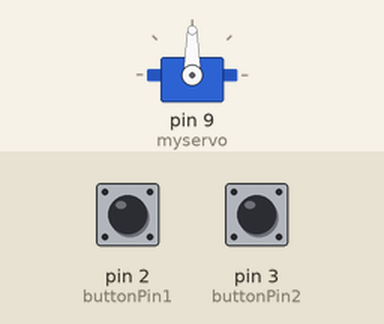
Simulated run of this sketch. Board: Arduino Uno, built with avr-gcc and run on an emulated ATmega328P. Parts: servo. Inputs (shaded band) come from the test bench; at power-on: pin 2 (buttonPin1) HIGH, pin 3 (buttonPin2) HIGH.

Above: at 1.2 s.
1.3 s: pin 2 (buttonPin1) pulled LOW for 1 s
At 2.9 s:
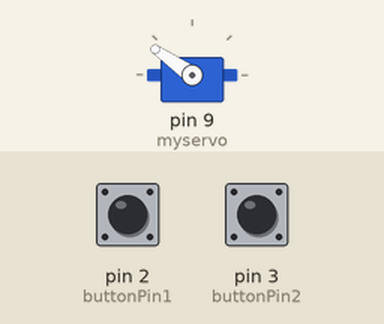
3.8 s: pin 3 (buttonPin2) pulled LOW for 3.2 s
At 7.7 s:
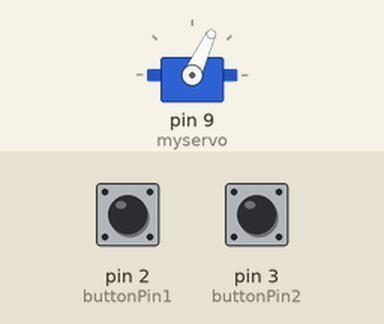
8.5 s: pin 3 (buttonPin2) pulled LOW for 1 s
At 9.6 s:
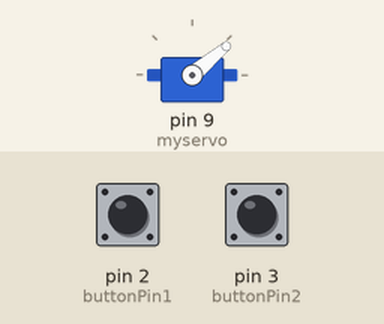
11.0 s: pin 3 (buttonPin2) pulled LOW for 0.15 s
At 12.1 s:
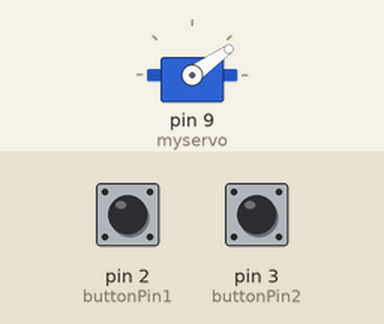
12.6 s: pin 3 (buttonPin2) pulled LOW for 1 s
At 13.9 s:
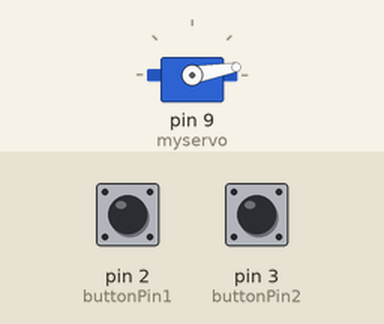
15.1 s: pin 2 (buttonPin1) pulled LOW for 3.2 s
At 15.6 s:
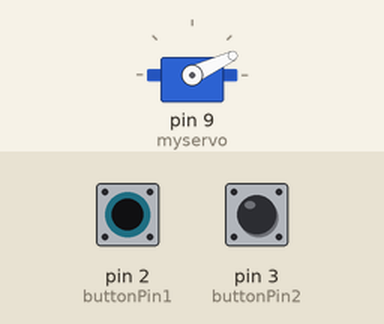
Timing chart, 0 to 19.6 s (numbered marks = the images above; inputs shaded):
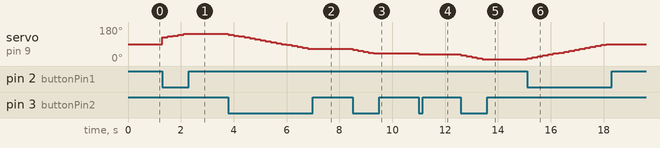

The sketch:

sketch.ino
```cpp
#include <Servo.h>  // Подключаем библиотеку для работы с сервоприводом

Servo myservo;      // Создаем объект класса Servo для управления сервоприводом

const int buttonPin1 = 2; // Пин для первой кнопки
const int buttonPin2 = 3; // Пин для второй кнопки

int pos = 120;       // Начальная позиция сервопривода

void setup() {
  pinMode(9, OUTPUT);
  myservo.attach(9);          // Закрепляем сервопривод за пином 9
  pinMode(buttonPin1, INPUT_PULLUP);  // Настраиваем пин первой кнопки как вход с подтяжкой
  pinMode(buttonPin2, INPUT_PULLUP);  // Настраиваем пин второй кнопки как вход с подтяжкой
}

void loop() {
  if (digitalRead(buttonPin1) == LOW) { // Проверяем, нажата ли первая кнопка
    pos += 5;                           // Увеличиваем позицию
    if (pos > 180) pos = 180;           // Ограничиваем положение до 180
    myservo.write(pos);                 // Устанавливаем позицию сервопривода
    delay(200);                         // Небольшая задержка для защиты от дребезга
  }

  if (digitalRead(buttonPin2) == LOW) { // Проверяем, нажата ли вторая кнопка
    pos -= 5;                           // Уменьшаем позицию
    if (pos < 0) pos = 0;               // Ограничиваем положение до 0
    myservo.write(pos);                 // Устанавливаем позицию сервопривода
    delay(200);                         // Небольшая задержка для защиты от дребезга
  }
}
```

Measured:
- after the input at 1.3 s, servo on pin 9 (myservo): moves from 90° to 145° over 0.80 s, starting at once
- after the input at 3.8 s, servo on pin 9 (myservo): moves from 145° to 65° over 3.0 s, starting at once
- after the input at 8.5 s, servo on pin 9 (myservo): moves from 65° to 40° over 0.80 s, starting at once
- after the input at 11.0 s, servo on pin 9 (myservo): 40° → 35° at once
- after the input at 12.6 s, servo on pin 9 (myservo): moves from 35° to 10° over 0.80 s, starting at once
- after the input at 15.1 s, servo on pin 9 (myservo): moves from 10° to 90° over 3.0 s, starting at once
